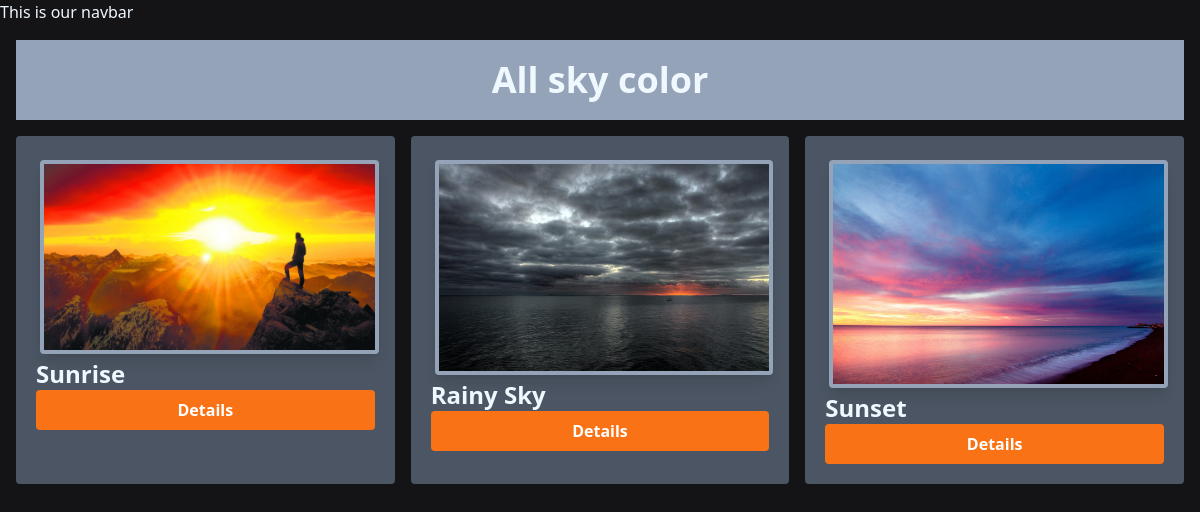
The page /sky/ on the database its author committed.
### sky/models.py (models this page shows, shortened)
class SkyColor(models.Model):
    SKY_COLOR = [
        ("BL", "BLUE"),
        ("YE", "YELLOW"),
        ("RE", "RED"),
        ("OR", "ORANGE"),
        ("PI", "PINK"),
    ]
    color = models.CharField(max_length=50)
    image = models.ImageField(upload_to="skys/")
    date_added = models.DateTimeField(default=timezone.now)
    type = models.CharField(max_length=2, choices=SKY_COLOR)
    description = models.TextField(default="")

### sky/views.py (the view)
# urls.py: path('', views.all_sky , name ='all_sky'),
def all_sky(request):
    skies = (
        SkyColor.objects.all()
    )  # this gives array keep in mind what value u will get
    return render(request, "sky/all_sky.html", {"skies": skies})

### sky/templates/sky/all_sky.html (shortened to what this page needs)
{% extends "layout.html" %}
{% block content %}
<h1 class="text-4xl font-bold bg-slate-400 p-5 m-4">All sky color</h1>
<div class="grid grid-cols-3 gap-4 m-4">
  {% for sky in skies %}
  <div class="bg-gray-600 rounded p-5">
    <img class="bg-slate-400 rounded shadow-lg gap-4 p-1 m-1" src="{{sky.image.url}}" alt="" />
    <h3 class="text-2xl font-bold">{{sky.color}} </h3>
    <a href="{% url 'sky_detail' sky.id%}">
      <button
        type="button"
        class="bg-orange-500 hover:bg-orange-400 text-white font-bold py-2 px-4 rounded w-[100%]"
      >
        Details
      </button>
    </a>
  </div>
  {% endfor %}
</div>
{% endblock %}

### templates/layout.html (shortened to what this page needs)
{% load static %} {% load static tailwind_tags %}
<!DOCTYPE html>
<html lang="en">
  <head>
    <link rel="stylesheet" href="{% static "style.css" %}" /> {% tailwind_css %}
  </head>
  <body>
    <nav>This is our navbar</nav>
    {% block content %}{% endblock %}
  </body>
</html>

### static/style.css (style rules this page uses)
body { background-color: #141316; color: aliceblue; }
h1 { text-align: center; font: 12px; }

### rows shown on the page
SkyColor: image (picture), color "Sunrise"
SkyColor: image (picture), color "Rainy Sky"
SkyColor: image (picture), color "Sunset"
